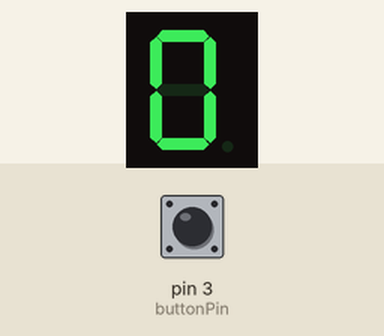
This sketch was run on a simulated Arduino Uno, built with avr-gcc and run on an emulated ATmega328P. Shown: 1-digit seven-segment display. Wiring (inferred from the names in the program): 1-digit 7-segment display, segments lit when LOW: segments pin 7, pin 6, pin 5, pin 10, pin 11, pin 8, pin 9, pin 4. The inputs (shaded band) are chosen by the test bench; at power-on: pin 3 (buttonPin) HIGH. The segment pins are drawn as the display they are named for.

Above: at 1.2 s.
1.3 s: pin 3 (buttonPin) pulled LOW for 0.15 s
At 1.9 s:
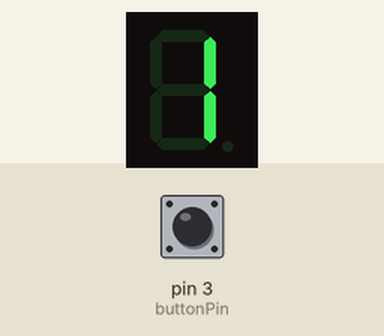
2.9 s: pin 3 (buttonPin) pulled LOW for 1 s
At 4.3 s:
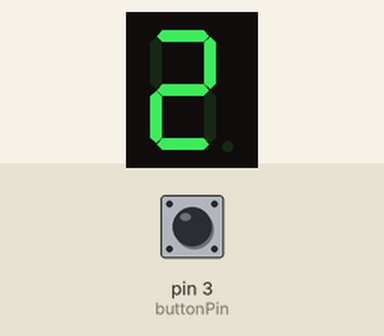
5.4 s: pin 3 (buttonPin) pulled LOW for 0.15 s
At 6.2 s:
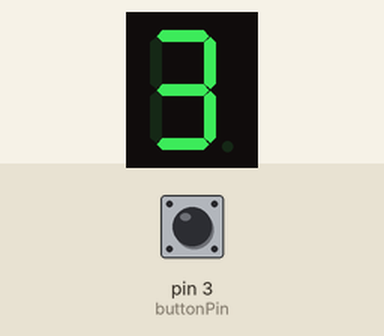
7.0 s: pin 3 (buttonPin) pulled LOW for 1 s
At 7.4 s:
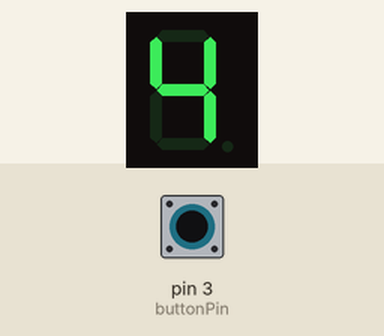
Timing chart, 0 to 10.0 s (numbered marks = the images above; inputs shaded):
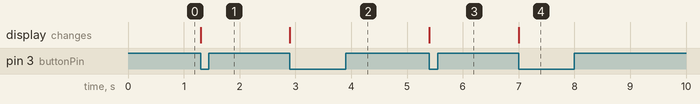

Measured:
- after the input at 1.3 s, the display: changes at once (image 1)
- after the input at 2.9 s, the display: changes at once (image 2)
- after the input at 5.4 s, the display: changes at once (image 3)
- after the input at 7.0 s, the display: changes at once (image 4)

The sketch:

modul2_sevensegmentbutton.ino
```cpp
#include <Arduino.h>

const int segmentPins[8] = {7, 6, 5, 10, 11, 8, 9, 4};

const int buttonPin = 3;

int counter = 0;

bool lastButtonState = HIGH;

byte digitPattern[16][8] = {
  {1,1,1,1,1,1,0,0}, //0
  {0,1,1,0,0,0,0,0}, //1
  {1,1,0,1,1,0,1,0}, //2
  {1,1,1,1,0,0,1,0}, //3
  {0,1,1,0,0,1,1,0}, //4
  {1,0,1,1,0,1,1,0}, //5
  {1,0,1,1,1,1,1,0}, //6
  {1,1,1,0,0,0,0,0}, //7
  {1,1,1,1,1,1,1,0}, //8
  {1,1,1,1,0,1,1,0}, //9
  {1,1,1,0,1,1,1,0}, //A
  {0,0,1,1,1,1,1,0}, //b
  {1,0,0,1,1,1,0,0}, //C
  {0,1,1,1,1,0,1,0}, //d
  {1,0,0,1,1,1,1,0}, //E
  {1,0,0,0,1,1,1,0}  //F
};

// Tampilkan digit
void displayDigit(int num){
  for(int i=0; i<8; i++)
  {digitalWrite(segmentPins[i], !digitPattern[num][i]);}
}

void setup(){
  for(int i=0; i<8; i++){pinMode(segmentPins[i], OUTPUT);}
  pinMode(buttonPin, INPUT_PULLUP);
  displayDigit(counter); // tampilkan awal
}

void loop(){
  bool currentButtonState = digitalRead(buttonPin);
  // deteksi tekan (HIGH -> LOW)
  if (lastButtonState == HIGH && currentButtonState == LOW){
    counter++;
    if(counter > 15) counter = 0;
    displayDigit(counter); // update hanya saat ditekan
    delay(200); // debounce sederhana
  }
  lastButtonState = currentButtonState;
}
```
